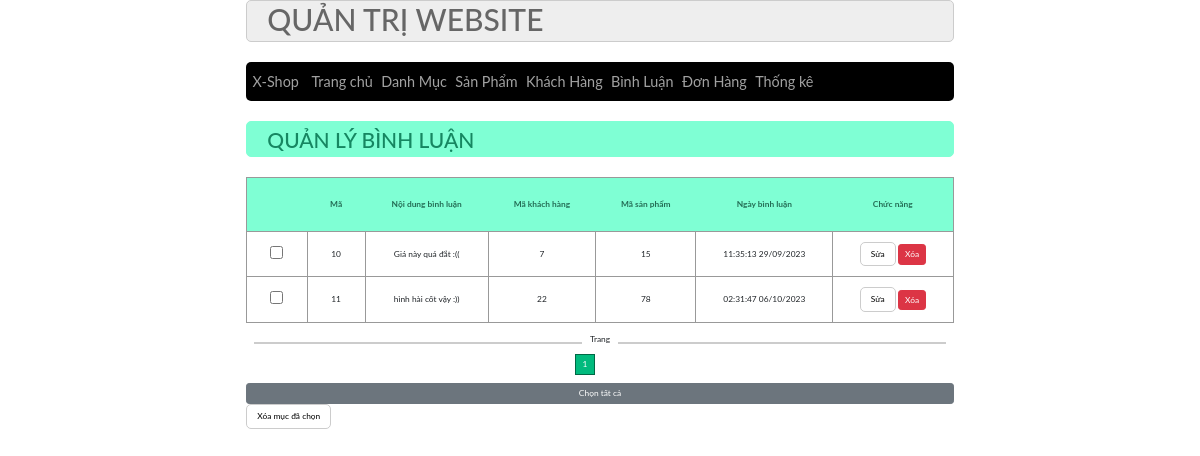
The page /admin/index.php?act=dsbl&page=1 on the database its author committed.
### tables this page shows
CREATE TABLE `binhluan` (
  `id` int NOT NULL,
  `noidung` varchar(255) NOT NULL,
  `iduser` int NOT NULL,
  `idpro` int NOT NULL,
  `ngaybinhluan` varchar(50) NOT NULL
);

### dao/pdo.php (called while the page is built, shortened)
<?php
function pdo_get_connection(){
    $dburl = "mysql:host=localhost;dbname=duanmaufall2023;charset=utf8";
    $username = 'root';
    $password = 'mysql';
    $conn = new PDO($dburl, $username, $password);
    $conn->setAttribute(PDO::ATTR_ERRMODE, PDO::ERRMODE_EXCEPTION);
    return $conn;
}
function pdo_query($sql){
    $sql_args = array_slice(func_get_args(), 1);
    try{
        $conn = pdo_get_connection();
        $stmt = $conn->prepare($sql);
        $stmt->execute($sql_args);
        $rows = $stmt->fetchAll();
        return $rows;
    }
    catch(PDOException $e){
        throw $e;
    }
    finally{
        unset($conn);
    }
}

### dao/binhluan.php (called while the page is built, shortened)
<?php
function loadall_binhluan($idpro)
{
    $sql = "select * from binhluan where 1";
    $sql .= " order by id asc";
    $listbl = pdo_query($sql);
    return $listbl;
}
function getBinhLuan_limit($start, $limit)
{
    $sql = "select * from binhluan limit $start,$limit";
    $tk = pdo_query($sql);
    return $tk;
}
?>

### admin/binhluan/list.php (the view, shortened to what this page needs)
<?php
global $connect;
$list_bl = mysqli_query($connect, "SELECT * FROM binhluan");
$total = mysqli_num_rows($list_bl);
$limit = 10;
$total_page = ceil($total / $limit);
$cr_page = isset($_GET['page']) ? $_GET['page'] : 1;
$start = ($cr_page - 1) * $limit;
$listbl_limit = getBinhLuan_limit($start, $limit);
if (isset($_GET['page']) && !empty($_GET['page'])) {
    $listbinhluan = $listbl_limit;
}
?>
<div class="row_main">
    <div class="row_main frontiltle">
        <h1>QUẢN LÝ BÌNH LUẬN</h1>
    </div>
    <form action="index.php?act=delete_list_bl" method="post">
        <div class="row_main form_content">
            <div class="row_main mb10 form_dsloai">
                <table>
                    <tr>
                        <th></th>
                        <th>Mã</th>
                        <th>Nội dung bình luận</th>
                        <th>Mã khách hàng</th>
                        <th>Mã sản phẩm</th>
                        <th>Ngày bình luận</th>
                        <th>Chức năng</th>
                    </tr>
                    <?php
                    foreach ($listbinhluan as $binhluan) {
                        extract($binhluan);
                        $suabl = "index.php?act=suabl&id=" . $id;
                        $xoabl = "index.php?act=xoabl&id=" . $id;
                        echo '
                    <tr>
                        <td> <input type="checkbox" class="checkbox" name="check_del[]" value="' . $id . '"></td>
                        <td>' . $id . '</td>
                        <td>' . $noidung . '</td>
                        <td>' . $iduser . '</td>
                        <td>' . $idpro . '</td>
                        <td>' . $ngaybinhluan . '</td>
                        <td>
                            <a href="' . $suabl . '"><input type="button" value="Sửa")"></a>
                            <a href="' . $xoabl . '" onclick="return confirm(`Bạn có chắc muốn xóa không?`)" class="btn btn-danger">Xóa</a>
                            </td>
                    </tr>
                ';
                    }
                    ?>
                </table>
            </div>
            <div class="box">
                <div class="first_line"></div>
                <p>Trang</p>
                <div class="second_line"></div>
            </div>
            <div class="pag">
                <nav aria-label="Page navigation example" class="pag">
                    <ul class="pagination">
                        <?php for ($i = 1; $i <= $total_page; $i++): ?>
                        <li class="page-item <?php echo (($cr_page == $i) ? 'active' : '') ?>"><a class="page-link"
                                href="index.php?act=dsbl&page=<?= $i ?>">
                                <?= $i ?>
                            </a></li>
                        <?php endfor; ?>
                    </ul>
                </nav>
            </div>
            <div class="row_main mb10">
                <div class="">
                    <label for="checkAll" class="btn btn-secondary chon" style="display:block;">Chọn tất cả</label>
                    <a href="index.php?act=delete_list_bl"><input type="submit" value="Xóa mục đã chọn"
                            name="delete"></a>
                </div>
            </div>
        </div>
    </form>
</div>

### css/style.css (style rules this page uses)
:root { --border-rds: 5px; }
* { box-sizing: border-box; font-family: "Lato", sans-serif; font-size: 0.7vw; }
.row_main { float: left; width: 100%; }
.mb10 { margin-bottom: 10px; }
.nutnhan, .search_box input[type="submit"], .form_tai_khoan input[type="submit"], .form_tai_khoan input[type="reset"], .form_tai_khoan input[type="email"], .form_content input[type="email"], .form_content input[type="password"], .form_content input[type="submit"], .form_content input[type="reset"], .form_content input[type="file"], .form_content input[type="number"], .form_content input[type="button"] { padding: 5px 10px; border-radius: 5px; background-color: white !important; border: 1px solid #ccc; }
.frontiltle { background-color: aquamarine; border: 1px solid aquamarine; color: rgb(22, 134, 97); border-radius: var(--border-rds); padding: 0px 20px; justify-content: center; }
.frontiltle h1 { padding-top: 5px; }
.form_content { padding: 20px 0px; }
.cart table, .form_dsloai table { width: 100%; border-collapse: collapse; text-align: center; border: 1px solid #999; }
.cart table th, .form_dsloai table th { padding: 20px; background-color: aquamarine; color: rgb(36, 109, 85); }
.cart table td, .form_dsloai table td { padding: 10px 20px; border: 1px solid #999; }
.box { display: flex; align-items: center; justify-content: space-between; width: 100%; }
.first_line { border-bottom: #ccc solid 2px; width: 50%; margin: 0 8px; }
.second_line { border-bottom: #ccc solid 2px; width: 50%; margin: 0 8px; }
.pag { margin: 0 37% 0 37%; }
.page-link { color: #00ac5c; }
.active > .page-link, .page-link.active { z-index: 3; color: white !important; background-color: rgb(1, 186, 125) !important; border-color: rgb(0, 104, 69) !important; }

### css/loader.css (style rules this page uses)
* { padding: 0; margin: 0; box-sizing: border-box; }

### rows shown on the page
binhluan: id "10", noidung "Giá này quá đắt :((", iduser "7", idpro "15", ngaybinhluan "11:35:13 29/09/2023"
binhluan: id "11", noidung "hình hài cốt vậy :))", iduser "22", idpro "78", ngaybinhluan "02:31:47 06/10/2023"
